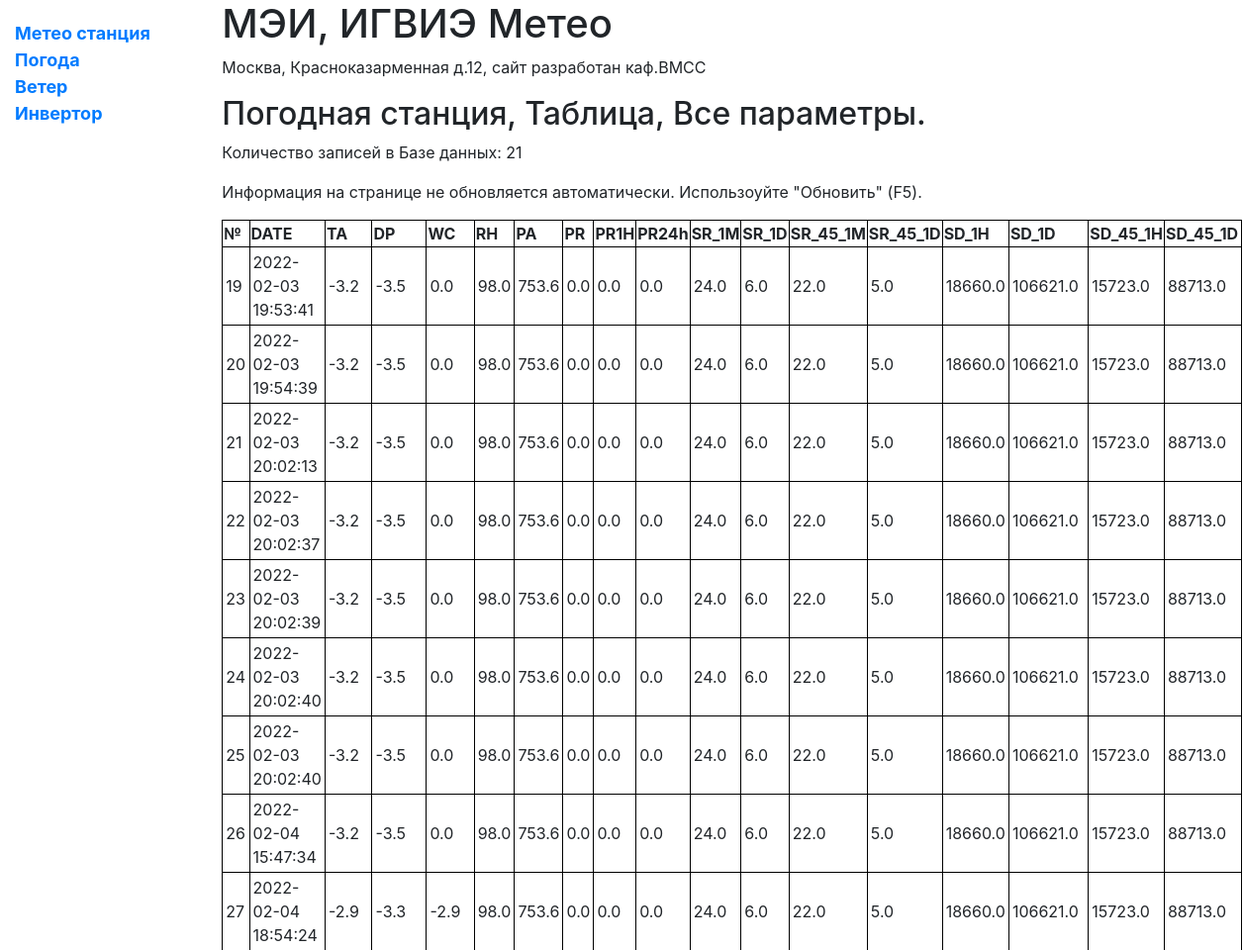
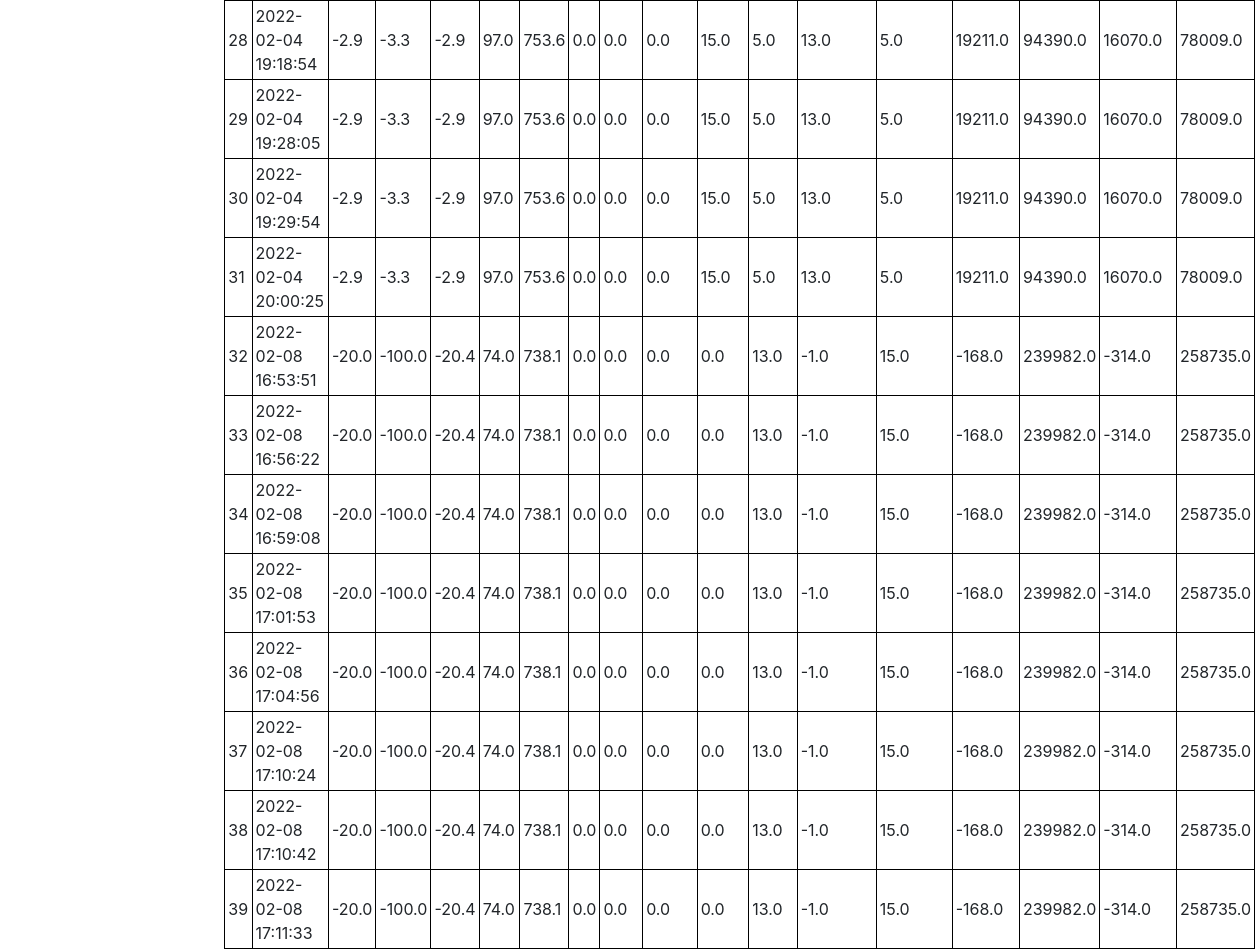
The app's page /meteo/meteost with its own data (2 pictures, top to bottom).
### meteo/models.py (models this page shows, shortened)
class MeteoRecord(models.Model):
    DATE = models.DateTimeField(default=timezone.now)
    TA = models.FloatField()
    DP = models.FloatField(default=0)
    WC = models.FloatField(default=0)
    RH = models.FloatField(default=0)
    PA = models.FloatField(default=0)
    PR = models.FloatField(default=0)
    PR1H = models.FloatField(default=0)
    PR24h = models.FloatField(default=0)
    SR_1M = models.FloatField(default=0)
    SR_1D = models.FloatField(default=0)
    SR_45_1M = models.FloatField(default=0)
    SR_45_1D = models.FloatField(default=0)
    SD_1H = models.FloatField(default=0)
    SD_1D = models.FloatField(default=0)
    SD_45_1H = models.FloatField(default=0)
    SD_45_1D = models.FloatField(default=0)
    class Meta:
        ordering = ['-DATE']

### meteo/views.py (the view)
# urls.py: path('meteost', views.meteost, name='meteost'),
def meteost(request):
    records = MeteoRecord.objects.all().order_by('id')
    num_instances = MeteoRecord.objects.all().count()
    context = {
        'records': records,
        'num_instances': num_instances,
    }
    return render(request, 'meteost.html', context=context)

### meteo/templates/meteost.html (shortened to what this page needs)
{% extends "base_generic.html" %}
{% block content %}
    <h2>Погодная станция, Таблица, Все параметры. </h2>
  <p>Количество записей в Базе данных: {{ num_instances }}</p>
    <p>Информация на странице не обновляется автоматически. Использоуйте "Обновить" (F5).</p>
  <table class="dataframe">
  <thead>
    <tr >
      <th>№</th>
      <th>DATE</th>
      <th>TA</th>
      <th>DP</th>
      <th>WC</th>
        <th>RH</th>
        <th>PA</th>
        <th>PR</th>
        <th>PR1H</th>
        <th>PR24h</th>
        <th>SR_1M</th>
        <th>SR_1D</th>
        <th>SR_45_1M</th>
        <th>SR_45_1D</th>
        <th>SD_1H</th>
        <th>SD_1D</th>
        <th>SD_45_1H</th>
        <th>SD_45_1D</th>
    </tr>
  </thead>
  <tbody>
    {% for row in records %}
    <tr>
    <td>{{ row.id }}</td>
      <td>{{ row.DATE|date:"Y-m-d   H:i:s"  }}</td>
      <td>{{ row.TA }}</td>
      <td>{{ row.DP }}</td>
     <td>{{ row.WC }}</td>
    <td>{{ row.RH }}</td>
    <td>{{ row.PA }}</td>
    <td>{{ row.PR }}</td>
    <td>{{ row.PR1H }}</td>
    <td>{{ row.PR24h }}</td>
    <td>{{ row.SR_1M }}</td>
    <td>{{ row.SR_1D }}</td>
    <td>{{ row.SR_45_1M }}</td>
    <td>{{ row.SR_45_1D }}</td>
    <td>{{ row.SD_1H }}</td>
    <td>{{ row.SD_1D }}</td>
    <td>{{ row.SD_45_1H }}</td>
    <td>{{ row.SD_45_1D }}</td>
    </tr>
    {% endfor %}
   </tbody>
</table>
{% endblock %}

### meteo/templates/base_generic.html (shortened to what this page needs)
<!DOCTYPE html>
<html lang="en">
<head>
  <link rel="stylesheet" href="https://cdn.jsdelivr.net/npm/bootstrap@4.5.3/dist/css/bootstrap.min.css">
  {% load static %}
</head>
<body>
  <div class="container-fluid">
    <div class="row">
      <div class="col-sm-2">
      {% block sidebar %}
        <ul class="sidebar-nav">
          <li><a href="{% url 'index' %}">Метео станция</a></li>
          <li><a href="{% url 'meteost' %}">Погода</a></li>
          <li><a href="{% url 'windmod' %}">Ветер</a></li>
          <li><a href="{% url 'index' %}">Инвертор</a></li>
        </ul>
     {% endblock %}
      </div>
      <div class="col-sm-10 ">
          <h1>МЭИ, ИГВИЭ Метео</h1>
          <p>Москва, Красноказарменная д.12, сайт разработан каф.ВМСС</p>
          {% block content %}{% endblock %}
      </div>
    </div>
  </div>
</body>
</html>

### meteo/templates/base_generic.html (style rules this page uses)
.sidebar-nav { margin-top: 20px; padding: 0; list-style: none; font-size: large; font-weight: bold; }

### meteo/templates/meteost.html (style rules this page uses)
table, th, td { border: 1px solid black; }
td { padding: 3px }

### records on screen
MeteoRecord: id "19", DATE "2022-02-03 19:53:41", TA "-3.2", DP "-3.5", WC "0.0", RH "98.0", PA "753.6", PR "0.0", PR1H "0.0", PR24h "0.0", SR_1M "24.0", SR_1D "6.0", SR_45_1M "22.0", SR_45_1D "5.0", SD_1H "18660.0", SD_1D "106621.0", SD_45_1H "15723.0", SD_45_1D "88713.0"
MeteoRecord: id "20", DATE "2022-02-03 19:54:39", TA "-3.2", DP "-3.5", WC "0.0", RH "98.0", PA "753.6", PR "0.0", PR1H "0.0", PR24h "0.0", SR_1M "24.0", SR_1D "6.0", SR_45_1M "22.0", SR_45_1D "5.0", SD_1H "18660.0", SD_1D "106621.0", SD_45_1H "15723.0", SD_45_1D "88713.0"
MeteoRecord: id "21", DATE "2022-02-03 20:02:13", TA "-3.2", DP "-3.5", WC "0.0", RH "98.0", PA "753.6", PR "0.0", PR1H "0.0", PR24h "0.0", SR_1M "24.0", SR_1D "6.0", SR_45_1M "22.0", SR_45_1D "5.0", SD_1H "18660.0", SD_1D "106621.0", SD_45_1H "15723.0", SD_45_1D "88713.0"
MeteoRecord: id "22", DATE "2022-02-03 20:02:37", TA "-3.2", DP "-3.5", WC "0.0", RH "98.0", PA "753.6", PR "0.0", PR1H "0.0", PR24h "0.0", SR_1M "24.0", SR_1D "6.0", SR_45_1M "22.0", SR_45_1D "5.0", SD_1H "18660.0", SD_1D "106621.0", SD_45_1H "15723.0", SD_45_1D "88713.0"
MeteoRecord: id "23", DATE "2022-02-03 20:02:39", TA "-3.2", DP "-3.5", WC "0.0", RH "98.0", PA "753.6", PR "0.0", PR1H "0.0", PR24h "0.0", SR_1M "24.0", SR_1D "6.0", SR_45_1M "22.0", SR_45_1D "5.0", SD_1H "18660.0", SD_1D "106621.0", SD_45_1H "15723.0", SD_45_1D "88713.0"
MeteoRecord: id "24", DATE "2022-02-03 20:02:40", TA "-3.2", DP "-3.5", WC "0.0", RH "98.0", PA "753.6", PR "0.0", PR1H "0.0", PR24h "0.0", SR_1M "24.0", SR_1D "6.0", SR_45_1M "22.0", SR_45_1D "5.0", SD_1H "18660.0", SD_1D "106621.0", SD_45_1H "15723.0", SD_45_1D "88713.0"
MeteoRecord: id "25", DATE "2022-02-03 20:02:40", TA "-3.2", DP "-3.5", WC "0.0", RH "98.0", PA "753.6", PR "0.0", PR1H "0.0", PR24h "0.0", SR_1M "24.0", SR_1D "6.0", SR_45_1M "22.0", SR_45_1D "5.0", SD_1H "18660.0", SD_1D "106621.0", SD_45_1H "15723.0", SD_45_1D "88713.0"
MeteoRecord: id "26", DATE "2022-02-04 15:47:34", TA "-3.2", DP "-3.5", WC "0.0", RH "98.0", PA "753.6", PR "0.0", PR1H "0.0", PR24h "0.0", SR_1M "24.0", SR_1D "6.0", SR_45_1M "22.0", SR_45_1D "5.0", SD_1H "18660.0", SD_1D "106621.0", SD_45_1H "15723.0", SD_45_1D "88713.0"
MeteoRecord: id "27", DATE "2022-02-04 18:54:24", TA "-2.9", DP "-3.3", WC "-2.9", RH "98.0", PA "753.6", PR "0.0", PR1H "0.0", PR24h "0.0", SR_1M "24.0", SR_1D "6.0", SR_45_1M "22.0", SR_45_1D "5.0", SD_1H "18660.0", SD_1D "106621.0", SD_45_1H "15723.0", SD_45_1D "88713.0"
MeteoRecord: id "28", DATE "2022-02-04 19:18:54", TA "-2.9", DP "-3.3", WC "-2.9", RH "97.0", PA "753.6", PR "0.0", PR1H "0.0", PR24h "0.0", SR_1M "15.0", SR_1D "5.0", SR_45_1M "13.0", SR_45_1D "5.0", SD_1H "19211.0", SD_1D "94390.0", SD_45_1H "16070.0", SD_45_1D "78009.0"
MeteoRecord: id "29", DATE "2022-02-04 19:28:05", TA "-2.9", DP "-3.3", WC "-2.9", RH "97.0", PA "753.6", PR "0.0", PR1H "0.0", PR24h "0.0", SR_1M "15.0", SR_1D "5.0", SR_45_1M "13.0", SR_45_1D "5.0", SD_1H "19211.0", SD_1D "94390.0", SD_45_1H "16070.0", SD_45_1D "78009.0"
MeteoRecord: id "30", DATE "2022-02-04 19:29:54", TA "-2.9", DP "-3.3", WC "-2.9", RH "97.0", PA "753.6", PR "0.0", PR1H "0.0", PR24h "0.0", SR_1M "15.0", SR_1D "5.0", SR_45_1M "13.0", SR_45_1D "5.0", SD_1H "19211.0", SD_1D "94390.0", SD_45_1H "16070.0", SD_45_1D "78009.0"
MeteoRecord: id "31", DATE "2022-02-04 20:00:25", TA "-2.9", DP "-3.3", WC "-2.9", RH "97.0", PA "753.6", PR "0.0", PR1H "0.0", PR24h "0.0", SR_1M "15.0", SR_1D "5.0", SR_45_1M "13.0", SR_45_1D "5.0", SD_1H "19211.0", SD_1D "94390.0", SD_45_1H "16070.0", SD_45_1D "78009.0"
MeteoRecord: id "32", DATE "2022-02-08 16:53:51", TA "-20.0", DP "-100.0", WC "-20.4", RH "74.0", PA "738.1", PR "0.0", PR1H "0.0", PR24h "0.0", SR_1M "0.0", SR_1D "13.0", SR_45_1M "-1.0", SR_45_1D "15.0", SD_1H "-168.0", SD_1D "239982.0", SD_45_1H "-314.0", SD_45_1D "258735.0"
MeteoRecord: id "33", DATE "2022-02-08 16:56:22", TA "-20.0", DP "-100.0", WC "-20.4", RH "74.0", PA "738.1", PR "0.0", PR1H "0.0", PR24h "0.0", SR_1M "0.0", SR_1D "13.0", SR_45_1M "-1.0", SR_45_1D "15.0", SD_1H "-168.0", SD_1D "239982.0", SD_45_1H "-314.0", SD_45_1D "258735.0"
MeteoRecord: id "34", DATE "2022-02-08 16:59:08", TA "-20.0", DP "-100.0", WC "-20.4", RH "74.0", PA "738.1", PR "0.0", PR1H "0.0", PR24h "0.0", SR_1M "0.0", SR_1D "13.0", SR_45_1M "-1.0", SR_45_1D "15.0", SD_1H "-168.0", SD_1D "239982.0", SD_45_1H "-314.0", SD_45_1D "258735.0"
MeteoRecord: id "35", DATE "2022-02-08 17:01:53", TA "-20.0", DP "-100.0", WC "-20.4", RH "74.0", PA "738.1", PR "0.0", PR1H "0.0", PR24h "0.0", SR_1M "0.0", SR_1D "13.0", SR_45_1M "-1.0", SR_45_1D "15.0", SD_1H "-168.0", SD_1D "239982.0", SD_45_1H "-314.0", SD_45_1D "258735.0"
MeteoRecord: id "36", DATE "2022-02-08 17:04:56", TA "-20.0", DP "-100.0", WC "-20.4", RH "74.0", PA "738.1", PR "0.0", PR1H "0.0", PR24h "0.0", SR_1M "0.0", SR_1D "13.0", SR_45_1M "-1.0", SR_45_1D "15.0", SD_1H "-168.0", SD_1D "239982.0", SD_45_1H "-314.0", SD_45_1D "258735.0"
MeteoRecord: id "37", DATE "2022-02-08 17:10:24", TA "-20.0", DP "-100.0", WC "-20.4", RH "74.0", PA "738.1", PR "0.0", PR1H "0.0", PR24h "0.0", SR_1M "0.0", SR_1D "13.0", SR_45_1M "-1.0", SR_45_1D "15.0", SD_1H "-168.0", SD_1D "239982.0", SD_45_1H "-314.0", SD_45_1D "258735.0"
MeteoRecord: id "38", DATE "2022-02-08 17:10:42", TA "-20.0", DP "-100.0", WC "-20.4", RH "74.0", PA "738.1", PR "0.0", PR1H "0.0", PR24h "0.0", SR_1M "0.0", SR_1D "13.0", SR_45_1M "-1.0", SR_45_1D "15.0", SD_1H "-168.0", SD_1D "239982.0", SD_45_1H "-314.0", SD_45_1D "258735.0"
MeteoRecord: id "39", DATE "2022-02-08 17:11:33", TA "-20.0", DP "-100.0", WC "-20.4", RH "74.0", PA "738.1", PR "0.0", PR1H "0.0", PR24h "0.0", SR_1M "0.0", SR_1D "13.0", SR_45_1M "-1.0", SR_45_1D "15.0", SD_1H "-168.0", SD_1D "239982.0", SD_45_1H "-314.0", SD_45_1D "258735.0"

### other values on screen
{{ num_instances }} "21"
